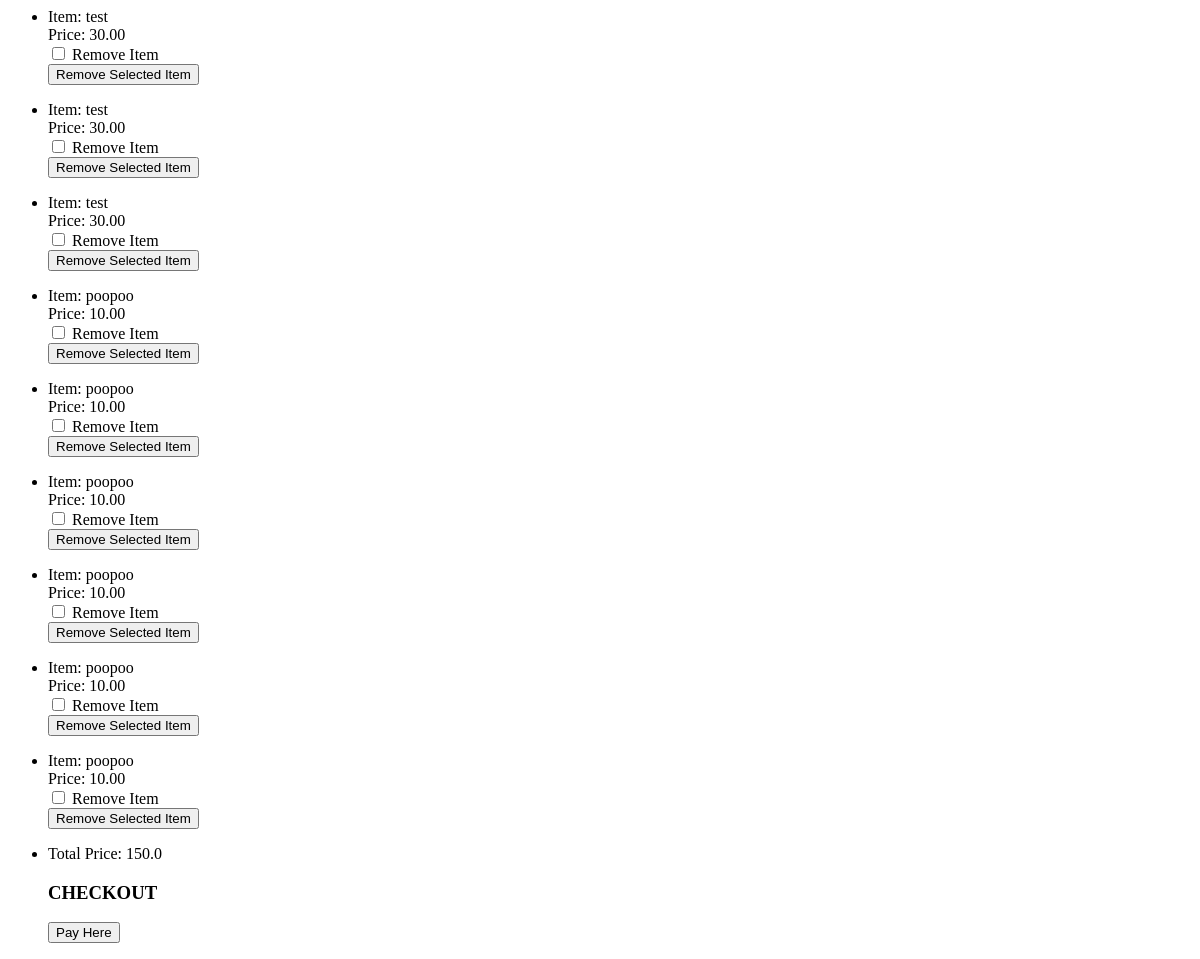
/website/order_summary/, run on an earlier commit of the app's database.
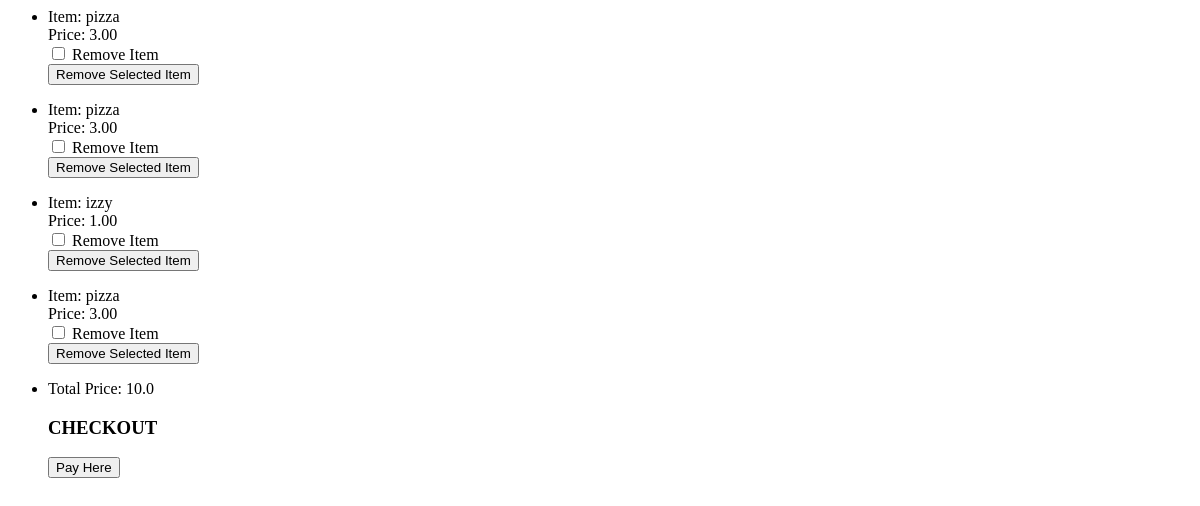
And on a later commit of the database.
### website/models.py (models this page shows, shortened)
class Order(models.Model):
    item_name = models.CharField(max_length = 200, default='00000')
    item_price = models.DecimalField(default=0, decimal_places=2, max_digits=100)
    item_removed = models.BooleanField(default=False)
    item_number = models.IntegerField(default=1)
    def __repr__(self):
        return self.item_price

### website/views.py (the view, shortened to what this page needs)
# urls.py: path('order_summary/', views.order_list, name='order_list'),
def order_list(request):
    order_list = Order.objects.all()
    order_list_price = 0
    for x in order_list:
        price = x.__repr__()
        price = float(price)
        order_list_price = order_list_price + price
    print(order_list_price)
    order_list_price = str(order_list_price)
    context = {'order_list': order_list, 'order_list_price': order_list_price}
    return render(request, 'website/order_summary.html', context)

### website/templates/website/order_summary.html (shortened to what this page needs)
<ul>
    {% for menu_item in order_list %}
    <li>Item: {{ menu_item.item_name }}</li>
    Price: {{ menu_item.item_price }}
<form method="POST">
    <div class="form-check">
        <input type="checkbox" id={{menu_item.item_name}} value="{{menu_item.item_name}}" name="items_removed">
        <label for="items_removed">Remove Item</label>
    </div>
    <button type="submit" class="btn btn-success">Remove Selected Item</button>
</form>
    {% endfor %}
    <li>Total Price: {{ order_list_price }}</li>
    <form>
          <h3>CHECKOUT</h3>
          <button type="button" onClick="payWithRave()">Pay Here</button>
      </form>
</ul>

What changed in the data, as far as the page shows it:
removed Order: item_name "test", item_price "30.00"
removed Order: item_name "test", item_price "30.00"
removed Order: item_name "test", item_price "30.00"
removed Order: item_name "poopoo", item_price "10.00"
removed Order: item_name "poopoo", item_price "10.00"
removed Order: item_name "poopoo", item_price "10.00"
removed Order: item_name "poopoo", item_price "10.00"
removed Order: item_name "poopoo", item_price "10.00"
removed Order: item_name "poopoo", item_price "10.00"
added Order: item_name "pizza", item_price "3.00"
added Order: item_name "pizza", item_price "3.00"
added Order: item_name "izzy", item_price "1.00"
added Order: item_name "pizza", item_price "3.00"
Also different on the page:
{{ order_list_price }}: "150.0" → "10.0"
